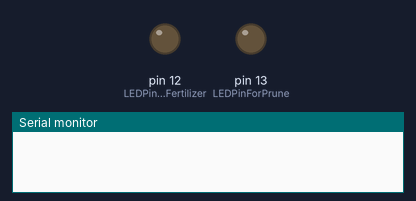
The sketch below on a simulated Arduino Uno, built with avr-gcc and run on an emulated ATmega328P. Parts: output pins drawn as LEDs (lit = HIGH), the last lines printed to the serial monitor.

Above: at 1.0 s.
At 7.0 s:
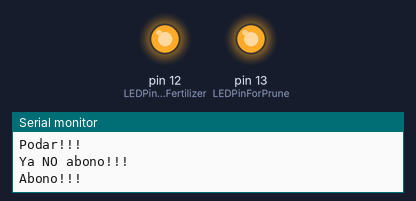
At 9.0 s:
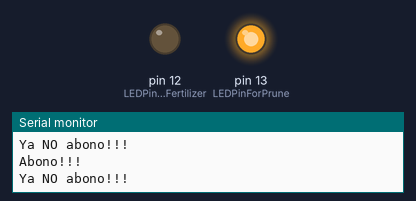
At 15.0 s:
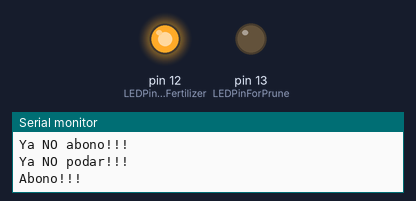
Timing chart, 0 to 18.2 s (numbered marks = the images above):
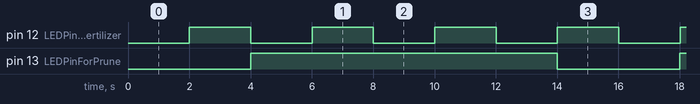

Measured:
- by itself, pin 12 (LEDPinForFertilizer): alternates HIGH for 2.0 s and LOW for 2.0 s
- by itself, pin 13 (LEDPinForPrune): alternates HIGH for 10.0 s and LOW for 4.0 s
- by itself, everything shown: repeats every 28.0 s, in 18 steps

The sketch:

Temporizadores.ino
```cpp
const int LEDPinForPrune = 13; // the number of the LED pin
const int LEDPinForFertilizer = 12;

bool advicePrune = false; //
bool adviceFertilizer = false;

long previousMillisForPrune = 0; // will store last time updated
long previousMillisForFertilizer = 0; // will store last time updated

long intervalAdvicePruneOn = 10000;           // medio segundo  ON
long intervalAdvicePruneOff = 4000;         // cinco segundos OFF
long intervalAdviceFertilizerOn = 2000;
long intervalAdviceFertilizerOff = 2000;

void setup() {
  Serial.begin(9600);

  pinMode(LEDPinForPrune, OUTPUT);
  pinMode(LEDPinForFertilizer, OUTPUT);
}


void loop(){
  checkForPrune();
  checkForFertilizer();
}


void checkForPrune(){
  unsigned long currentMillisForPrune = millis();

  if (advicePrune == false) {
    if(currentMillisForPrune - previousMillisForPrune > intervalAdvicePruneOff) {
      Serial.println("Podar!!!");
      previousMillisForPrune = currentMillisForPrune;
      advicePrune = true;
    }
  }
  else {
    if(currentMillisForPrune - previousMillisForPrune > intervalAdvicePruneOn) {
      Serial.println("Ya NO podar!!!");
      previousMillisForPrune = currentMillisForPrune;
      advicePrune = false;
    }
  }

  digitalWrite(LEDPinForPrune, advicePrune);
}


void checkForFertilizer(){
  unsigned long currentMillisForFertilizer = millis();

  if (adviceFertilizer == false) {
    if(currentMillisForFertilizer - previousMillisForFertilizer > intervalAdviceFertilizerOff) {
      Serial.println("Abono!!!");
      previousMillisForFertilizer = currentMillisForFertilizer;
      adviceFertilizer = true;
    }
  }
  else {
    if(currentMillisForFertilizer - previousMillisForFertilizer > intervalAdviceFertilizerOn) {
      Serial.println("Ya NO abono!!!");
      previousMillisForFertilizer = currentMillisForFertilizer;
      adviceFertilizer = false;
    }
  }

  digitalWrite(LEDPinForFertilizer, adviceFertilizer);
}
```
